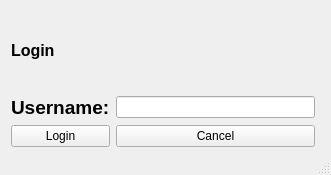
<?xml version="1.0" encoding="UTF-8"?>
<ui version="4.0">
 <class>MainWindow</class>
 <widget class="QMainWindow" name="MainWindow">
  <property name="geometry">
   <rect>
    <x>0</x>
    <y>0</y>
    <width>331</width>
    <height>175</height>
   </rect>
  </property>
  <property name="windowTitle">
   <string>MainWindow</string>
  </property>
  <widget class="QWidget" name="centralwidget">
   <widget class="QWidget" name="widget" native="true">
    <property name="geometry">
     <rect>
      <x>11</x>
      <y>11</y>
      <width>304</width>
      <height>136</height>
     </rect>
    </property>
    <layout class="QGridLayout" name="gridLayout">
     <item row="0" column="0" colspan="2">
      <widget class="QLabel" name="label_2">
       <property name="text">
        <string>&lt;html&gt;&lt;head/&gt;&lt;body&gt;&lt;p&gt;&lt;span style=&quot; font-size:12pt; font-weight:600;&quot;&gt;Login&lt;/span&gt;&lt;/p&gt;&lt;/body&gt;&lt;/html&gt;</string>
       </property>
      </widget>
     </item>
     <item row="1" column="0">
      <widget class="QLabel" name="label">
       <property name="text">
        <string>&lt;html&gt;&lt;head/&gt;&lt;body&gt;&lt;p&gt;&lt;span style=&quot; font-size:14pt; font-weight:600;&quot;&gt;Username:&lt;/span&gt;&lt;/p&gt;&lt;/body&gt;&lt;/html&gt;</string>
       </property>
      </widget>
     </item>
     <item row="1" column="1">
      <widget class="QLineEdit" name="txbUsername"/>
     </item>
     <item row="2" column="1">
      <widget class="QPushButton" name="pushButton_4">
       <property name="text">
        <string>Cancel</string>
       </property>
      </widget>
     </item>
     <item row="2" column="0">
      <widget class="QPushButton" name="btnLogin">
       <property name="text">
        <string>Login</string>
       </property>
      </widget>
     </item>
    </layout>
   </widget>
  </widget>
  <widget class="QStatusBar" name="statusbar"/>
 </widget>
 <resources/>
 <connections>
  <connection>
   <sender>pushButton_4</sender>
   <signal>clicked()</signal>
   <receiver>MainWindow</receiver>
   <slot>close()</slot>
   <hints>
    <hint type="sourcelabel">
     <x>198</x>
     <y>101</y>
    </hint>
    <hint type="destinationlabel">
     <x>271</x>
     <y>173</y>
    </hint>
   </hints>
  </connection>
 </connections>
</ui>
